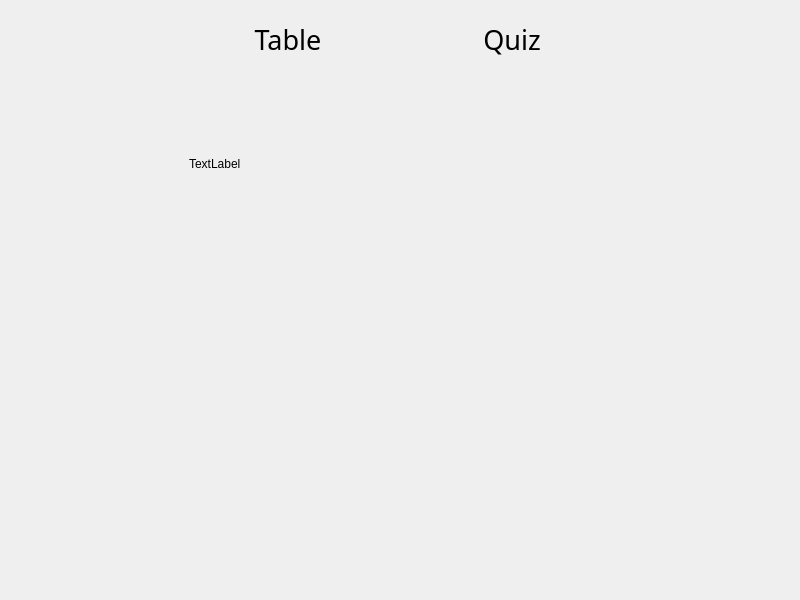
<?xml version="1.0" encoding="UTF-8"?>
<ui version="4.0">
 <class>MainWindow</class>
 <widget class="QMainWindow" name="MainWindow">
  <property name="geometry">
   <rect>
    <x>0</x>
    <y>0</y>
    <width>800</width>
    <height>600</height>
   </rect>
  </property>
  <property name="windowTitle">
   <string>MainWindow</string>
  </property>
  <widget class="QWidget" name="centralwidget">
   <layout class="QVBoxLayout" name="verticalLayout_2">
    <item>
     <widget class="QWidget" name="widget" native="true">
      <property name="sizePolicy">
       <sizepolicy hsizetype="Preferred" vsizetype="Fixed">
        <horstretch>0</horstretch>
        <verstretch>60</verstretch>
       </sizepolicy>
      </property>
      <property name="minimumSize">
       <size>
        <width>0</width>
        <height>60</height>
       </size>
      </property>
      <layout class="QGridLayout" name="gridLayout" columnstretch="4,2,2,2,4">
       <property name="leftMargin">
        <number>0</number>
       </property>
       <property name="topMargin">
        <number>0</number>
       </property>
       <property name="rightMargin">
        <number>0</number>
       </property>
       <property name="bottomMargin">
        <number>0</number>
       </property>
       <property name="spacing">
        <number>0</number>
       </property>
       <item row="0" column="0">
        <spacer name="horizontalSpacer">
         <property name="orientation">
          <enum>Qt::Horizontal</enum>
         </property>
         <property name="sizeHint" stdset="0">
          <size>
           <width>220</width>
           <height>20</height>
          </size>
         </property>
        </spacer>
       </item>
       <item row="0" column="1">
        <widget class="QPushButton" name="btnTable">
         <property name="sizePolicy">
          <sizepolicy hsizetype="Minimum" vsizetype="Maximum">
           <horstretch>0</horstretch>
           <verstretch>0</verstretch>
          </sizepolicy>
         </property>
         <property name="minimumSize">
          <size>
           <width>0</width>
           <height>60</height>
          </size>
         </property>
         <property name="font">
          <font>
           <family>Roboto Slab</family>
           <pointsize>20</pointsize>
          </font>
         </property>
         <property name="text">
          <string>Table</string>
         </property>
         <property name="checkable">
          <bool>true</bool>
         </property>
         <property name="autoExclusive">
          <bool>true</bool>
         </property>
         <property name="flat">
          <bool>true</bool>
         </property>
        </widget>
       </item>
       <item row="0" column="2">
        <spacer name="horizontalSpacer_2">
         <property name="orientation">
          <enum>Qt::Horizontal</enum>
         </property>
         <property name="sizeHint" stdset="0">
          <size>
           <width>109</width>
           <height>20</height>
          </size>
         </property>
        </spacer>
       </item>
       <item row="0" column="3">
        <widget class="QPushButton" name="btnQuiz">
         <property name="sizePolicy">
          <sizepolicy hsizetype="Minimum" vsizetype="Maximum">
           <horstretch>0</horstretch>
           <verstretch>0</verstretch>
          </sizepolicy>
         </property>
         <property name="minimumSize">
          <size>
           <width>0</width>
           <height>60</height>
          </size>
         </property>
         <property name="font">
          <font>
           <family>Roboto Slab</family>
           <pointsize>20</pointsize>
          </font>
         </property>
         <property name="text">
          <string>Quiz</string>
         </property>
         <property name="checkable">
          <bool>true</bool>
         </property>
         <property name="autoExclusive">
          <bool>true</bool>
         </property>
         <property name="flat">
          <bool>true</bool>
         </property>
        </widget>
       </item>
       <item row="0" column="4">
        <spacer name="horizontalSpacer_3">
         <property name="orientation">
          <enum>Qt::Horizontal</enum>
         </property>
         <property name="sizeHint" stdset="0">
          <size>
           <width>220</width>
           <height>20</height>
          </size>
         </property>
        </spacer>
       </item>
      </layout>
     </widget>
    </item>
    <item>
     <widget class="QStackedWidget" name="stackedWidget">
      <property name="lineWidth">
       <number>0</number>
      </property>
      <property name="currentIndex">
       <number>0</number>
      </property>
      <widget class="QWidget" name="page_1">
       <layout class="QGridLayout" name="gridLayout_2">
        <property name="leftMargin">
         <number>0</number>
        </property>
        <property name="topMargin">
         <number>0</number>
        </property>
        <property name="rightMargin">
         <number>0</number>
        </property>
        <property name="bottomMargin">
         <number>0</number>
        </property>
        <property name="spacing">
         <number>0</number>
        </property>
        <item row="0" column="0">
         <widget class="QWidget" name="TableSection" native="true">
          <widget class="QLabel" name="label_2">
           <property name="geometry">
            <rect>
             <x>180</x>
             <y>80</y>
             <width>66</width>
             <height>18</height>
            </rect>
           </property>
           <property name="text">
            <string>TextLabel</string>
           </property>
          </widget>
         </widget>
        </item>
       </layout>
      </widget>
      <widget class="QWidget" name="page_3">
       <layout class="QGridLayout" name="gridLayout_3">
        <property name="leftMargin">
         <number>0</number>
        </property>
        <property name="topMargin">
         <number>0</number>
        </property>
        <property name="rightMargin">
         <number>0</number>
        </property>
        <property name="bottomMargin">
         <number>0</number>
        </property>
        <property name="spacing">
         <number>0</number>
        </property>
        <item row="0" column="0">
         <widget class="QWidget" name="QuizSection" native="true">
          <widget class="QLabel" name="label">
           <property name="geometry">
            <rect>
             <x>300</x>
             <y>290</y>
             <width>66</width>
             <height>18</height>
            </rect>
           </property>
           <property name="text">
            <string>TextLabel</string>
           </property>
          </widget>
         </widget>
        </item>
       </layout>
      </widget>
     </widget>
    </item>
   </layout>
  </widget>
 </widget>
 <resources/>
 <connections/>
</ui>
